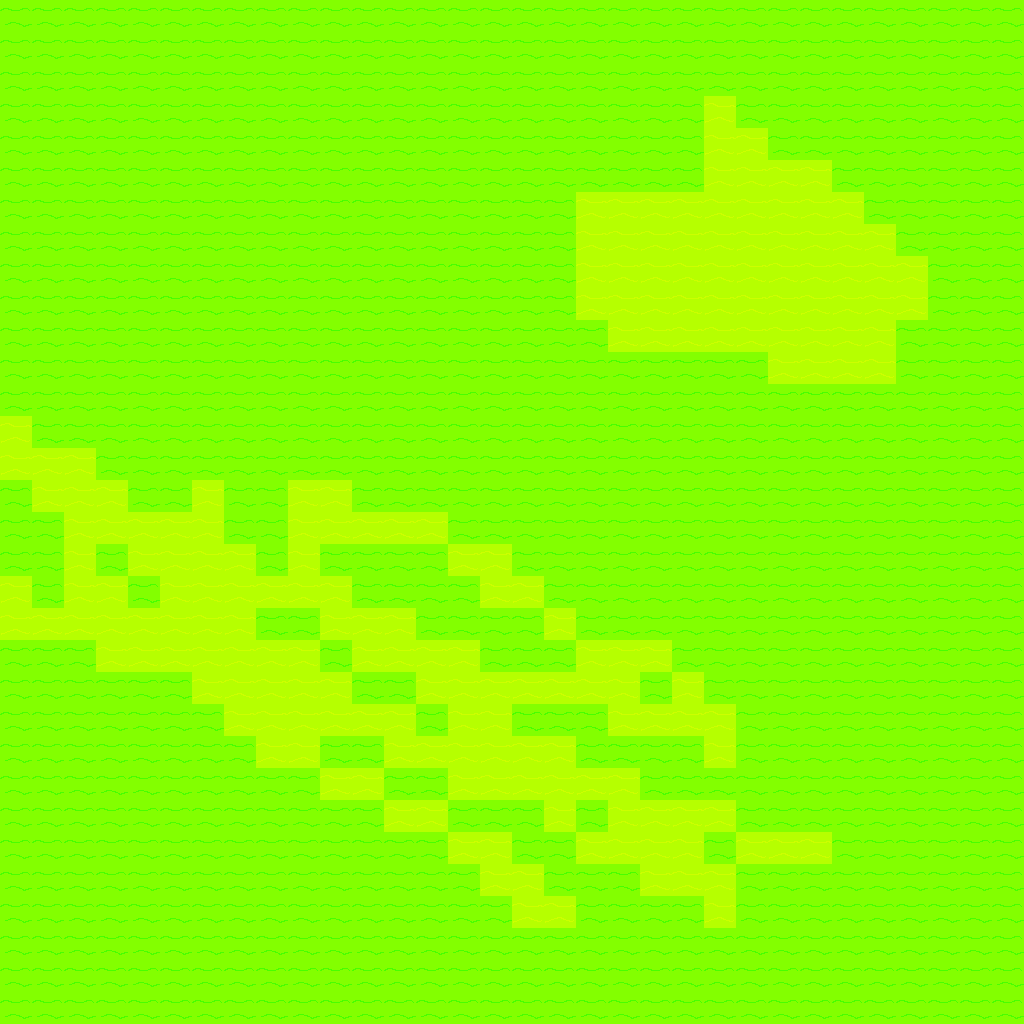

A 2D game scene composited from a Tiled map and its tileset images. What follows is a short description and the map's XML, with each tile layer's data collapsed to a summary:
An orthogonal 32x32 tile map with 32x32 px tiles, 2 tile layers (Terrain, Buildings).

<map version="1.0" orientation="orthogonal" renderorder="right-down" width="32" height="32" tilewidth="32" tileheight="32" nextobjectid="1">
 <tileset firstgid="1" name="TestMapSet3" tilewidth="32" tileheight="32" tilecount="6" columns="3">
  <image source="TestMapSet3.png" width="96" height="64" />
 </tileset>
 <layer name="Terrain" width="32" height="32">
  <data>[1024 cells, 1024 non-empty, 2 distinct tile ids]</data>
 </layer>
 <layer name="Buildings" width="32" height="32">
  <data>[1024 cells, 0 non-empty, 0 distinct tile ids]</data>
 </layer>
 <objectgroup name="Settler" />
</map>
